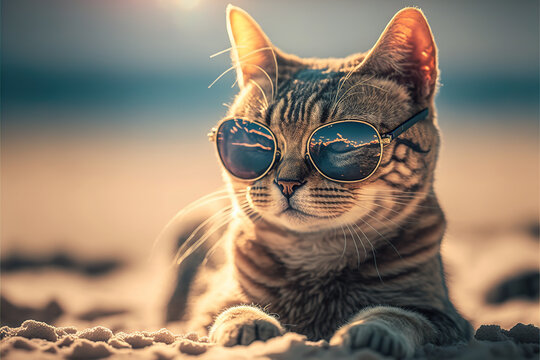
#> input picture Input/cat2.jpg, 540 x 360 px, found by its file name
$ python 19.edge_detection_sobel_y.py   (older library calls are emulated)
#> lines starting #> are read from the running program, lines starting #| are printed output that depends on the picture; after the words box and inside, x2 and y2 are one past the last pixel; in counts of white or black regions, pixels touching at a corner belong together
#Perform Edge detection using Sobel Matrix along Y axis

import cv2
# Read the original image
img = cv2.imread("D:\Workspace (VS Code)\College\Slot-B-Computer Vision\Input\cat2.jpg")
#> img is the input picture: shape (360, 540, 3); mean B, G, R 109.6, 126.7, 142.2

# Display original image
cv2.imshow('Original', img)

# Convert to graycsale
img_gray = cv2.cvtColor(img, cv2.COLOR_BGR2GRAY)
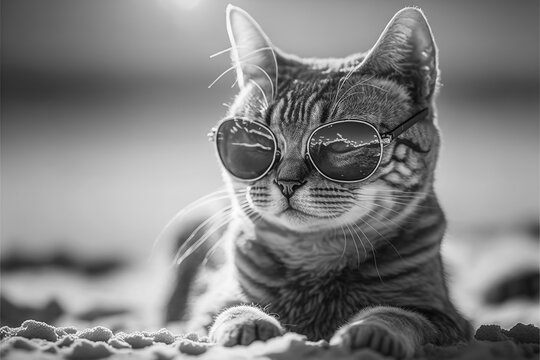
#> img_gray: shape (360, 540); min 1, max 254, mean 129.4

# Blur the image for better edge detection
img_blur = cv2.GaussianBlur(img_gray, (3,3), 0)

# Sobel Edge Detection
sobely = cv2.Sobel(src=img_blur, ddepth=cv2.CV_64F, dx=0, dy=1, ksize=5) # Sobel Edge Detection on the Y axis
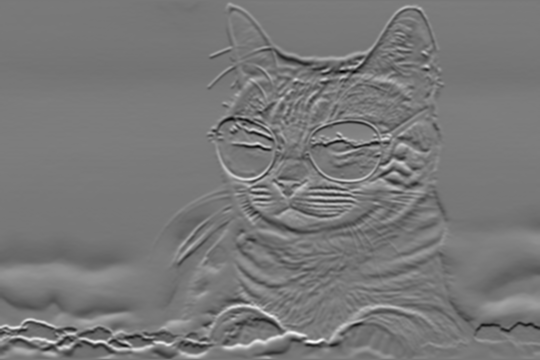
#> sobely: shape (360, 540) float64; min -5577, max 6196, mean -9.3; drawn with min black and max white

# Display Sobel Edge Detection Images
cv2.imshow('Sobel Y', sobely)
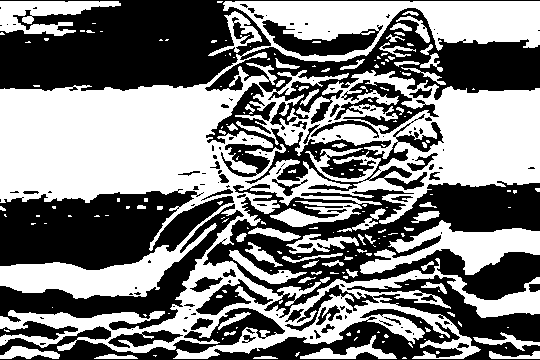
#> window 'Sobel Y': shape (360, 540); 50% white; 197 white regions (136 under 20 px), largest, box (x1, y1, x2, y2) and area: (0, 1, 540, 359) 81851, (360, 220, 540, 275) 4293, (0, 1, 121, 36) 2185
cv2.waitKey(0)
cv2.destroyAllWindows()

$ run again, with Input/cat.jpg copied over Input/cat2.jpg
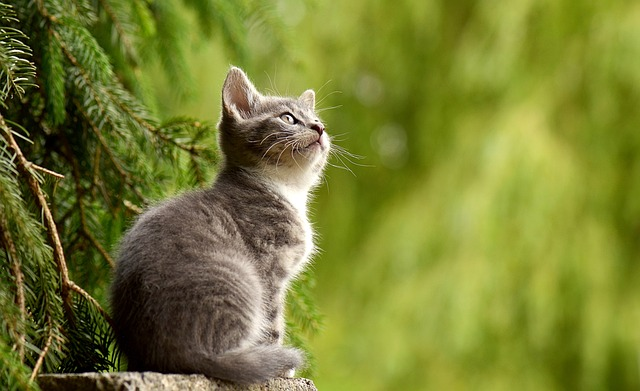
#> input picture Input/cat.jpg, 640 x 391 px, found by its file name
#> img is the input picture: shape (391, 640, 3); mean B, G, R 49.8, 125.8, 119.1
#> `sobely = cv2.Sobel(src=img_blur, ddepth=cv2.CV_64F, dx=0, dy=1, ksize=5)`:
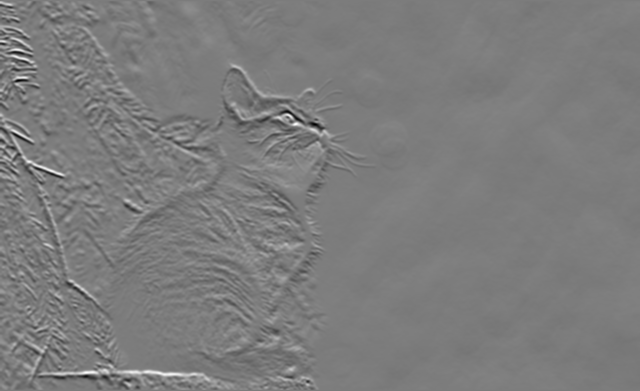
#> sobely: shape (391, 640) float64; min -7532, max 7866, mean -1.1; drawn with min black and max white
#> `cv2.imshow('Sobel Y', sobely)`:
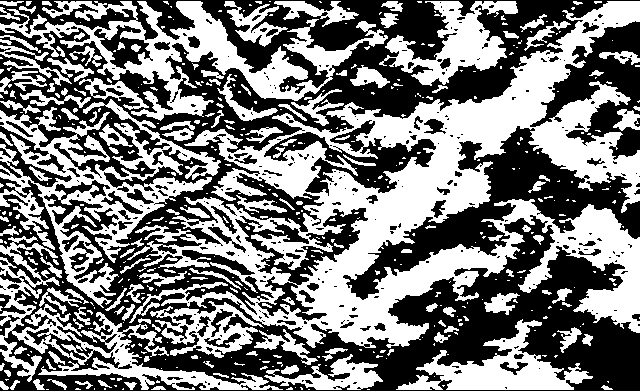
#> window 'Sobel Y': shape (391, 640); 48.3% white; 478 white regions (328 under 20 px), largest, box (x1, y1, x2, y2) and area: (127, 1, 640, 348) 56189, (0, 99, 221, 308) 12522, (0, 1, 388, 121) 12060
